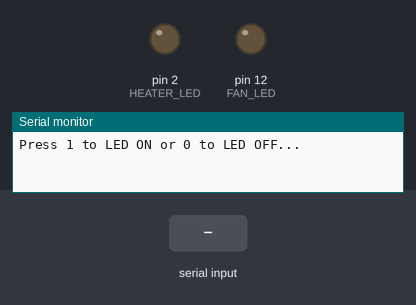
A sketch run on a simulated Arduino Uno, built with avr-gcc and run on an emulated ATmega328P. On the bench: output pins drawn as LEDs (lit = HIGH), the last lines printed to the serial monitor. The test bench sets the inputs (shaded band).

Above: at 1.2 s.
1.3 s: "0" received over Serial
At 2.5 s:
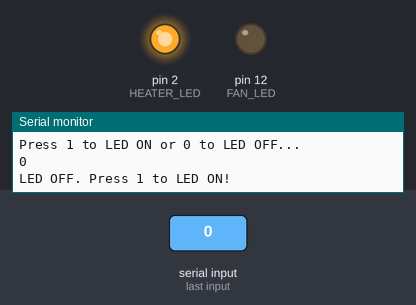
2.8 s: "1" received over Serial
At 3.8 s:
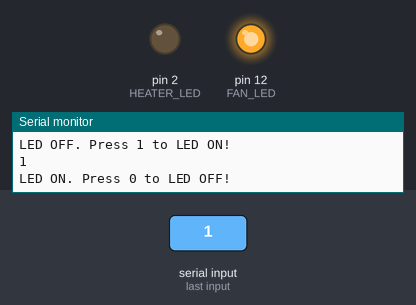
Timing chart, 0 to 5.8 s (numbered marks = the images above; inputs shaded):
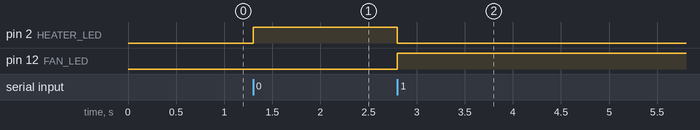

Measured:
- after the input at 1.3 s, pin 2 (HEATER_LED): LOW → HIGH at once
- after the input at 2.8 s, pin 2 (HEATER_LED): HIGH → LOW at once; pin 12 (FAN_LED): LOW → HIGH at once

The sketch:

test.ino
```cpp
char incomingByte;  // incoming data
long  FAN_LED = 12;      // LED pin for fan
long  HEATER_LED = 2;

void setup() {
  Serial.begin(9600); // initialization
  pinMode(FAN_LED, OUTPUT);
  pinMode(HEATER_LED, OUTPUT);
  Serial.println("Press 1 to LED ON or 0 to LED OFF...");
}

void loop() {
  if (Serial.available() > 0) {  // if the data came
    incomingByte = Serial.read(); // read byte
    Serial.println(incomingByte);
    if(incomingByte == '0') {
       digitalWrite(FAN_LED, LOW);  // if 1, switch LED Off
       digitalWrite(HEATER_LED, HIGH);  // if 1, switch LED Off
       Serial.println("LED OFF. Press 1 to LED ON!");  // print message
    }
    if(incomingByte == '1') {
       digitalWrite(FAN_LED, HIGH); // if 0, switch LED on
       digitalWrite(HEATER_LED, LOW);
       Serial.println("LED ON. Press 0 to LED OFF!");
    }
  }
}
```
